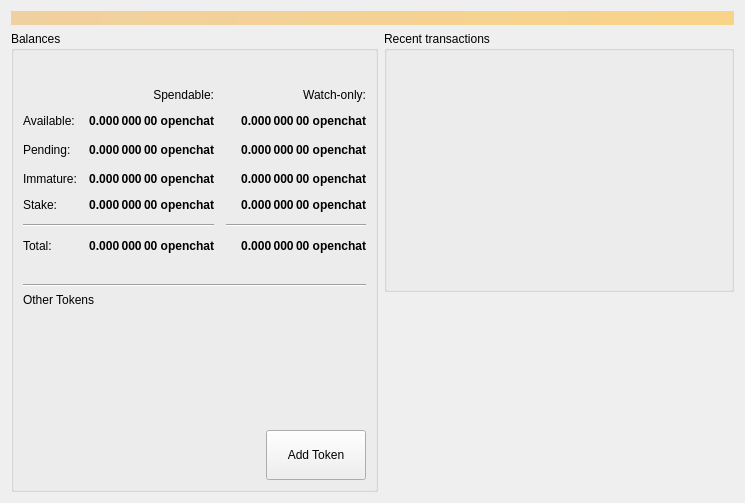
<?xml version="1.0" encoding="UTF-8"?>
<ui version="4.0">
 <class>OverviewPage</class>
 <widget class="QWidget" name="OverviewPage">
  <property name="geometry">
   <rect>
    <x>0</x>
    <y>0</y>
    <width>745</width>
    <height>503</height>
   </rect>
  </property>
  <property name="windowTitle">
   <string>Form</string>
  </property>
  <layout class="QVBoxLayout" name="topLayout">
   <item>
    <widget class="QLabel" name="labelAlerts">
     <property name="visible">
      <bool>false</bool>
     </property>
     <property name="styleSheet">
      <string notr="true">QLabel { background-color: qlineargradient(x1: 0, y1: 0, x2: 1, y2: 0, stop:0 #F0D0A0, stop:1 #F8D488); color:#000000; }</string>
     </property>
     <property name="wordWrap">
      <bool>true</bool>
     </property>
     <property name="margin">
      <number>3</number>
     </property>
     <property name="textInteractionFlags">
      <set>Qt::TextSelectableByMouse</set>
     </property>
    </widget>
   </item>
   <item>
    <layout class="QHBoxLayout" name="horizontalLayout" stretch="1,1">
     <item>
      <layout class="QVBoxLayout" name="verticalLayout_2">
       <item>
        <widget class="QGroupBox" name="groupBoxBalances">
         <property name="title">
          <string>Balances</string>
         </property>
         <layout class="QVBoxLayout" name="verticalLayout">
          <property name="spacing">
           <number>6</number>
          </property>
          <item>
           <layout class="QHBoxLayout" name="horizontalLayout_3">
            <item>
             <widget class="QPushButton" name="labelWalletStatus">
              <property name="enabled">
               <bool>true</bool>
              </property>
              <property name="maximumSize">
               <size>
                <width>30</width>
                <height>16777215</height>
               </size>
              </property>
              <property name="toolTip">
               <string>The displayed information may be out of date. Your wallet automatically synchronizes with the openchat network after a connection is established, but this process has not completed yet.</string>
              </property>
              <property name="text">
               <string/>
              </property>
              <property name="icon">
               <iconset>
                <normaloff>:/icons/warning</normaloff>
                <disabledoff>:/icons/warning</disabledoff>:/icons/warning</iconset>
              </property>
              <property name="iconSize">
               <size>
                <width>24</width>
                <height>24</height>
               </size>
              </property>
              <property name="flat">
               <bool>true</bool>
              </property>
             </widget>
            </item>
            <item>
             <spacer name="horizontalSpacer">
              <property name="orientation">
               <enum>Qt::Horizontal</enum>
              </property>
              <property name="sizeHint" stdset="0">
               <size>
                <width>40</width>
                <height>20</height>
               </size>
              </property>
             </spacer>
            </item>
           </layout>
          </item>
          <item>
           <layout class="QGridLayout" name="gridLayout">
            <property name="spacing">
             <number>12</number>
            </property>
            <item row="2" column="2">
             <widget class="QLabel" name="labelWatchPending">
              <property name="font">
               <font>
                <weight>75</weight>
                <bold>true</bold>
               </font>
              </property>
              <property name="cursor">
               <cursorShape>IBeamCursor</cursorShape>
              </property>
              <property name="toolTip">
               <string>Unconfirmed transactions to watch-only addresses</string>
              </property>
              <property name="text">
               <string notr="true">0.000 000 00 openchat</string>
              </property>
              <property name="alignment">
               <set>Qt::AlignRight|Qt::AlignTrailing|Qt::AlignVCenter</set>
              </property>
              <property name="textInteractionFlags">
               <set>Qt::LinksAccessibleByMouse|Qt::TextSelectableByKeyboard|Qt::TextSelectableByMouse</set>
              </property>
             </widget>
            </item>
            <item row="2" column="1">
             <widget class="QLabel" name="labelUnconfirmed">
              <property name="font">
               <font>
                <weight>75</weight>
                <bold>true</bold>
               </font>
              </property>
              <property name="cursor">
               <cursorShape>IBeamCursor</cursorShape>
              </property>
              <property name="toolTip">
               <string>Total of transactions that have yet to be confirmed, and do not yet count toward the spendable balance</string>
              </property>
              <property name="text">
               <string notr="true">0.000 000 00 openchat</string>
              </property>
              <property name="alignment">
               <set>Qt::AlignRight|Qt::AlignTrailing|Qt::AlignVCenter</set>
              </property>
              <property name="textInteractionFlags">
               <set>Qt::LinksAccessibleByMouse|Qt::TextSelectableByKeyboard|Qt::TextSelectableByMouse</set>
              </property>
             </widget>
            </item>
            <item row="3" column="2">
             <widget class="QLabel" name="labelWatchImmature">
              <property name="font">
               <font>
                <weight>75</weight>
                <bold>true</bold>
               </font>
              </property>
              <property name="cursor">
               <cursorShape>IBeamCursor</cursorShape>
              </property>
              <property name="toolTip">
               <string>Mined balance in watch-only addresses that has not yet matured</string>
              </property>
              <property name="text">
               <string notr="true">0.000 000 00 openchat</string>
              </property>
              <property name="alignment">
               <set>Qt::AlignRight|Qt::AlignTrailing|Qt::AlignVCenter</set>
              </property>
              <property name="textInteractionFlags">
               <set>Qt::LinksAccessibleByMouse|Qt::TextSelectableByKeyboard|Qt::TextSelectableByMouse</set>
              </property>
             </widget>
            </item>
            <item row="5" column="0" colspan="2">
             <widget class="Line" name="line">
              <property name="orientation">
               <enum>Qt::Horizontal</enum>
              </property>
             </widget>
            </item>
            <item row="5" column="2">
             <widget class="Line" name="lineWatchBalance">
              <property name="sizePolicy">
               <sizepolicy hsizetype="Preferred" vsizetype="Fixed">
                <horstretch>0</horstretch>
                <verstretch>0</verstretch>
               </sizepolicy>
              </property>
              <property name="minimumSize">
               <size>
                <width>140</width>
                <height>0</height>
               </size>
              </property>
              <property name="orientation">
               <enum>Qt::Horizontal</enum>
              </property>
             </widget>
            </item>
            <item row="6" column="0">
             <widget class="QLabel" name="labelTotalText">
              <property name="text">
               <string>Total:</string>
              </property>
             </widget>
            </item>
            <item row="3" column="1">
             <widget class="QLabel" name="labelImmature">
              <property name="font">
               <font>
                <weight>75</weight>
                <bold>true</bold>
               </font>
              </property>
              <property name="cursor">
               <cursorShape>IBeamCursor</cursorShape>
              </property>
              <property name="toolTip">
               <string>Mined balance that has not yet matured</string>
              </property>
              <property name="text">
               <string notr="true">0.000 000 00 openchat</string>
              </property>
              <property name="alignment">
               <set>Qt::AlignRight|Qt::AlignTrailing|Qt::AlignVCenter</set>
              </property>
              <property name="textInteractionFlags">
               <set>Qt::LinksAccessibleByMouse|Qt::TextSelectableByKeyboard|Qt::TextSelectableByMouse</set>
              </property>
             </widget>
            </item>
            <item row="3" column="0">
             <widget class="QLabel" name="labelImmatureText">
              <property name="text">
               <string>Immature:</string>
              </property>
             </widget>
            </item>
            <item row="6" column="1">
             <widget class="QLabel" name="labelTotal">
              <property name="font">
               <font>
                <weight>75</weight>
                <bold>true</bold>
               </font>
              </property>
              <property name="cursor">
               <cursorShape>IBeamCursor</cursorShape>
              </property>
              <property name="toolTip">
               <string>Your current total balance</string>
              </property>
              <property name="text">
               <string notr="true">0.000 000 00 openchat</string>
              </property>
              <property name="alignment">
               <set>Qt::AlignRight|Qt::AlignTrailing|Qt::AlignVCenter</set>
              </property>
              <property name="textInteractionFlags">
               <set>Qt::LinksAccessibleByMouse|Qt::TextSelectableByKeyboard|Qt::TextSelectableByMouse</set>
              </property>
             </widget>
            </item>
            <item row="6" column="2">
             <widget class="QLabel" name="labelWatchTotal">
              <property name="font">
               <font>
                <weight>75</weight>
                <bold>true</bold>
               </font>
              </property>
              <property name="cursor">
               <cursorShape>IBeamCursor</cursorShape>
              </property>
              <property name="toolTip">
               <string>Current total balance in watch-only addresses</string>
              </property>
              <property name="text">
               <string notr="true">0.000 000 00 openchat</string>
              </property>
              <property name="alignment">
               <set>Qt::AlignRight|Qt::AlignTrailing|Qt::AlignVCenter</set>
              </property>
              <property name="textInteractionFlags">
               <set>Qt::LinksAccessibleByMouse|Qt::TextSelectableByKeyboard|Qt::TextSelectableByMouse</set>
              </property>
             </widget>
            </item>
            <item row="0" column="2">
             <widget class="QLabel" name="labelWatchonly">
              <property name="text">
               <string>Watch-only:</string>
              </property>
              <property name="alignment">
               <set>Qt::AlignRight|Qt::AlignTrailing|Qt::AlignVCenter</set>
              </property>
             </widget>
            </item>
            <item row="1" column="0">
             <widget class="QLabel" name="labelBalanceText">
              <property name="text">
               <string>Available:</string>
              </property>
             </widget>
            </item>
            <item row="1" column="1">
             <widget class="QLabel" name="labelBalance">
              <property name="font">
               <font>
                <weight>75</weight>
                <bold>true</bold>
               </font>
              </property>
              <property name="cursor">
               <cursorShape>IBeamCursor</cursorShape>
              </property>
              <property name="toolTip">
               <string>Your current spendable balance</string>
              </property>
              <property name="text">
               <string notr="true">0.000 000 00 openchat</string>
              </property>
              <property name="alignment">
               <set>Qt::AlignRight|Qt::AlignTrailing|Qt::AlignVCenter</set>
              </property>
              <property name="textInteractionFlags">
               <set>Qt::LinksAccessibleByMouse|Qt::TextSelectableByKeyboard|Qt::TextSelectableByMouse</set>
              </property>
             </widget>
            </item>
            <item row="1" column="2">
             <widget class="QLabel" name="labelWatchAvailable">
              <property name="font">
               <font>
                <weight>75</weight>
                <bold>true</bold>
               </font>
              </property>
              <property name="cursor">
               <cursorShape>IBeamCursor</cursorShape>
              </property>
              <property name="toolTip">
               <string>Your current balance in watch-only addresses</string>
              </property>
              <property name="text">
               <string notr="true">0.000 000 00 openchat</string>
              </property>
              <property name="alignment">
               <set>Qt::AlignRight|Qt::AlignTrailing|Qt::AlignVCenter</set>
              </property>
              <property name="textInteractionFlags">
               <set>Qt::LinksAccessibleByMouse|Qt::TextSelectableByKeyboard|Qt::TextSelectableByMouse</set>
              </property>
             </widget>
            </item>
            <item row="2" column="0">
             <widget class="QLabel" name="labelPendingText">
              <property name="text">
               <string>Pending:</string>
              </property>
             </widget>
            </item>
            <item row="0" column="1">
             <widget class="QLabel" name="labelSpendable">
              <property name="text">
               <string>Spendable:</string>
              </property>
              <property name="alignment">
               <set>Qt::AlignRight|Qt::AlignTrailing|Qt::AlignVCenter</set>
              </property>
             </widget>
            </item>
            <item row="4" column="0">
             <widget class="QLabel" name="labelStakeText">
              <property name="text">
               <string>Stake:</string>
              </property>
             </widget>
            </item>
            <item row="4" column="1">
             <widget class="QLabel" name="labelStake">
              <property name="font">
               <font>
                <weight>75</weight>
                <bold>true</bold>
               </font>
              </property>
              <property name="text">
               <string>0.000 000 00 openchat</string>
              </property>
              <property name="alignment">
               <set>Qt::AlignRight|Qt::AlignTrailing|Qt::AlignVCenter</set>
              </property>
              <property name="textInteractionFlags">
               <set>Qt::LinksAccessibleByMouse|Qt::TextSelectableByKeyboard|Qt::TextSelectableByMouse</set>
              </property>
             </widget>
            </item>
            <item row="4" column="2">
             <widget class="QLabel" name="labelWatchStake">
              <property name="font">
               <font>
                <weight>75</weight>
                <bold>true</bold>
               </font>
              </property>
              <property name="text">
               <string>0.000 000 00 openchat</string>
              </property>
              <property name="alignment">
               <set>Qt::AlignRight|Qt::AlignTrailing|Qt::AlignVCenter</set>
              </property>
              <property name="textInteractionFlags">
               <set>Qt::LinksAccessibleByMouse|Qt::TextSelectableByKeyboard|Qt::TextSelectableByMouse</set>
              </property>
             </widget>
            </item>
            <item row="2" column="3">
             <spacer name="horizontalSpacer_2">
              <property name="orientation">
               <enum>Qt::Horizontal</enum>
              </property>
              <property name="sizeHint" stdset="0">
               <size>
                <width>40</width>
                <height>20</height>
               </size>
              </property>
             </spacer>
            </item>
           </layout>
          </item>
          <item>
           <spacer name="verticalSpacer_3">
            <property name="orientation">
             <enum>Qt::Vertical</enum>
            </property>
            <property name="sizeType">
             <enum>QSizePolicy::Fixed</enum>
            </property>
            <property name="sizeHint" stdset="0">
             <size>
              <width>20</width>
              <height>25</height>
             </size>
            </property>
           </spacer>
          </item>
          <item>
           <widget class="Line" name="line_2">
            <property name="orientation">
             <enum>Qt::Horizontal</enum>
            </property>
           </widget>
          </item>
          <item>
           <layout class="QVBoxLayout" name="verticalLayout_5">
            <property name="spacing">
             <number>12</number>
            </property>
            <item>
             <widget class="QLabel" name="labelTokens">
              <property name="text">
               <string>Other Tokens</string>
              </property>
             </widget>
            </item>
            <item>
             <layout class="QHBoxLayout" name="horizontalLayout_4">
              <property name="leftMargin">
               <number>10</number>
              </property>
              <property name="rightMargin">
               <number>10</number>
              </property>
              <item>
               <widget class="QListView" name="listTokens">
                <property name="enabled">
                 <bool>true</bool>
                </property>
                <property name="styleSheet">
                 <string notr="true">QListView { background: transparent; }</string>
                </property>
               </widget>
              </item>
             </layout>
            </item>
           </layout>
          </item>
          <item>
           <layout class="QHBoxLayout" name="horizontalLayout_5">
            <item>
             <spacer name="horizontalSpacer_4">
              <property name="orientation">
               <enum>Qt::Horizontal</enum>
              </property>
              <property name="sizeHint" stdset="0">
               <size>
                <width>40</width>
                <height>20</height>
               </size>
              </property>
             </spacer>
            </item>
            <item>
             <widget class="QPushButton" name="buttonAddToken">
              <property name="minimumSize">
               <size>
                <width>100</width>
                <height>50</height>
               </size>
              </property>
              <property name="text">
               <string>Add Token</string>
              </property>
             </widget>
            </item>
           </layout>
          </item>
         </layout>
        </widget>
       </item>
       <item>
        <spacer name="verticalSpacer">
         <property name="orientation">
          <enum>Qt::Vertical</enum>
         </property>
         <property name="sizeHint" stdset="0">
          <size>
           <width>20</width>
           <height>40</height>
          </size>
         </property>
        </spacer>
       </item>
      </layout>
     </item>
     <item>
      <layout class="QVBoxLayout" name="verticalLayout_3">
       <item>
        <widget class="QGroupBox" name="groupBoxRecent">
         <property name="sizePolicy">
          <sizepolicy hsizetype="Expanding" vsizetype="Preferred">
           <horstretch>0</horstretch>
           <verstretch>0</verstretch>
          </sizepolicy>
         </property>
         <property name="title">
          <string>Recent transactions</string>
         </property>
         <layout class="QVBoxLayout" name="verticalLayout_4">
          <property name="leftMargin">
           <number>0</number>
          </property>
          <property name="rightMargin">
           <number>0</number>
          </property>
          <item>
           <layout class="QHBoxLayout" name="horizontalLayout_2">
            <property name="leftMargin">
             <number>9</number>
            </property>
            <property name="rightMargin">
             <number>9</number>
            </property>
            <item>
             <widget class="QPushButton" name="labelTransactionsStatus">
              <property name="enabled">
               <bool>true</bool>
              </property>
              <property name="maximumSize">
               <size>
                <width>30</width>
                <height>16777215</height>
               </size>
              </property>
              <property name="toolTip">
               <string>The displayed information may be out of date. Your wallet automatically synchronizes with the openchat network after a connection is established, but this process has not completed yet.</string>
              </property>
              <property name="text">
               <string/>
              </property>
              <property name="icon">
               <iconset>
                <normaloff>:/icons/warning</normaloff>
                <disabledoff>:/icons/warning</disabledoff>:/icons/warning</iconset>
              </property>
              <property name="iconSize">
               <size>
                <width>24</width>
                <height>24</height>
               </size>
              </property>
              <property name="flat">
               <bool>true</bool>
              </property>
             </widget>
            </item>
            <item>
             <spacer name="horizontalSpacer_3">
              <property name="orientation">
               <enum>Qt::Horizontal</enum>
              </property>
              <property name="sizeHint" stdset="0">
               <size>
                <width>40</width>
                <height>20</height>
               </size>
              </property>
             </spacer>
            </item>
           </layout>
          </item>
          <item>
           <widget class="QListView" name="listTransactions">
            <property name="styleSheet">
             <string notr="true">QListView { background: transparent; }</string>
            </property>
            <property name="frameShape">
             <enum>QFrame::NoFrame</enum>
            </property>
            <property name="verticalScrollBarPolicy">
             <enum>Qt::ScrollBarAlwaysOff</enum>
            </property>
            <property name="horizontalScrollBarPolicy">
             <enum>Qt::ScrollBarAlwaysOff</enum>
            </property>
            <property name="selectionMode">
             <enum>QAbstractItemView::NoSelection</enum>
            </property>
           </widget>
          </item>
         </layout>
        </widget>
       </item>
       <item>
        <spacer name="verticalSpacer_2">
         <property name="orientation">
          <enum>Qt::Vertical</enum>
         </property>
         <property name="sizeType">
          <enum>QSizePolicy::Expanding</enum>
         </property>
         <property name="sizeHint" stdset="0">
          <size>
           <width>20</width>
           <height>40</height>
          </size>
         </property>
        </spacer>
       </item>
      </layout>
     </item>
    </layout>
   </item>
  </layout>
 </widget>
 <resources/>
 <connections/>
</ui>
